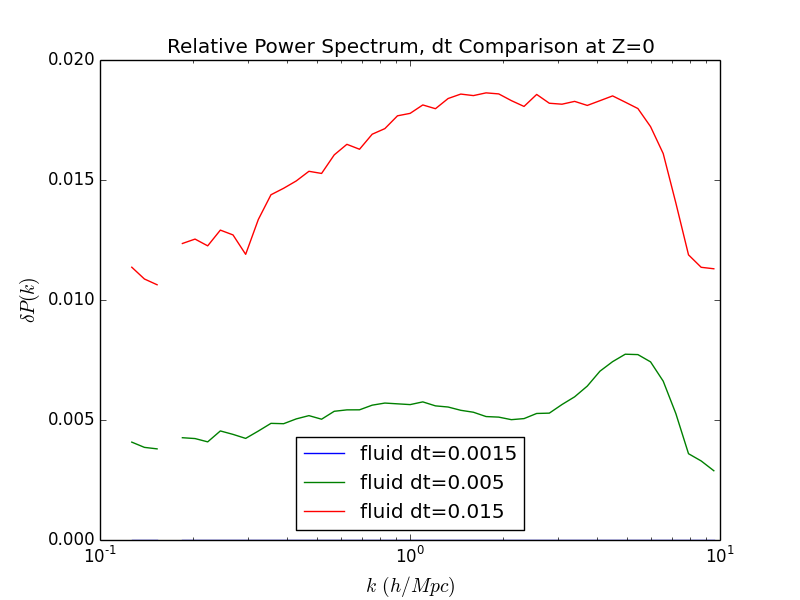

Write the Python code that produced this figure.
import os
import re
import numpy as np
import matplotlib.pyplot as plt

result_dir = '../../results/'
results = os.listdir(result_dir)

tpattern = re.compile(r'_t(\d+.\d+)')

simtypes = ['fluid']
for simtype in simtypes:
	filenames = [filename for filename in results if simtype in filename and 'n256' in filename and 'z50' in filename and 'h2' in filename]
	base = [filename for filename in filenames if 't0.0015' in filename][0]
	
	kvalues_base, ps_base = np.loadtxt(result_dir+base, unpack=True)

	for filename in filenames:
		t = tpattern.findall(filename)[0]
		kvalues, ps = np.loadtxt(result_dir+filename, unpack=True)
		ps = (ps - ps_base)/ps_base

		style = '-'
		plt.semilogx(kvalues, ps, style, label=simtype+' dt='+t)

plt.xlim([1e-1,1e1])
plt.xlabel('$k \, (h/Mpc)$', fontsize=14)
plt.ylabel('$\delta P(k)$', fontsize=14)
plt.title('Relative Power Spectrum, dt Comparison at Z=0')
plt.legend(numpoints=1, loc='best')
plt.savefig('timestep_fluid.png')

plt.show()